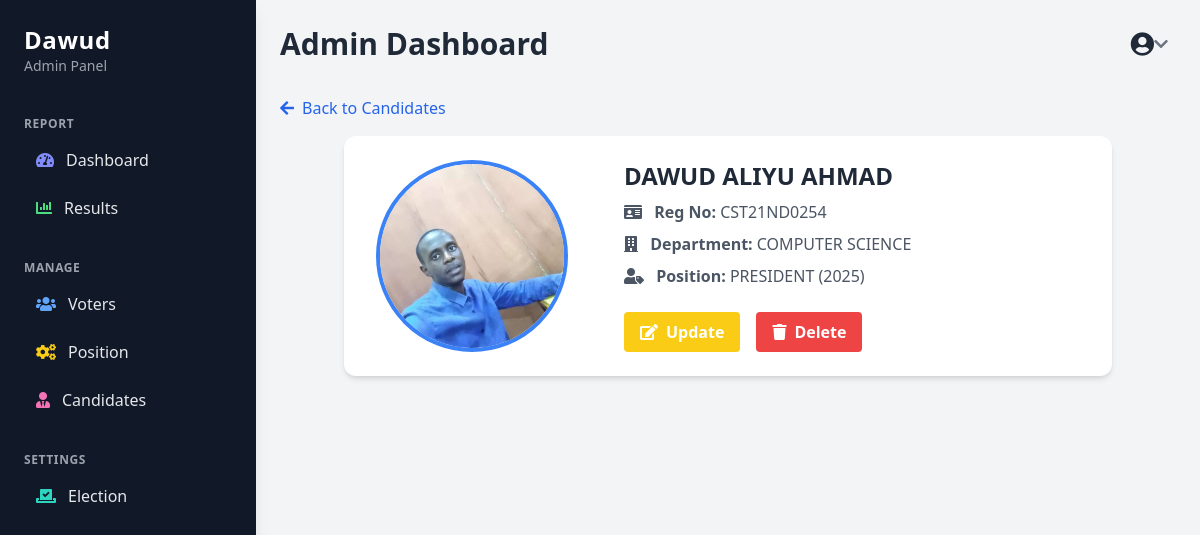
The app's page /candidate-view/1/ (signed in) with its own data.
### maaun/models.py (models this page shows, shortened)
class Candidate(models.Model):
    first_name = models.CharField(max_length=255)
    last_name = models.CharField(max_length=255)
    department = models.CharField(max_length=255)
    reg_no = models.CharField(max_length=15, unique=True)
    position = models.ForeignKey('Position', on_delete=models.CASCADE, related_name="candidates")
    avater = models.ImageField(null= True, default="avater.png")
    created = models.DateTimeField(auto_now_add=True)

class Position(models.Model):
    name = models.CharField(max_length=100)
    election = models.ForeignKey(Election, on_delete=models.CASCADE, related_name="positions")
    class Meta:
        unique_together = ('name', 'election')  # Prevents duplicate positions under the same election
    def __str__(self):
        return f"{self.name} ({self.election.year})"

class Election(models.Model):
    year = models.IntegerField(
        unique=True,
        validators=[
            MinValueValidator(1000),
            MaxValueValidator(9999)
        ]
    )
    created = models.DateTimeField(auto_now=True)

### maaun/views.py (the view)
# urls.py: path('candidate-view/<int:pk>/', views.candidate_view, name="candidate-view"),
@login_required(login_url='my-login')
def candidate_view(request, pk):
    candidate = Candidate.objects.get(pk=pk)
    return render(request, 'maaun/candidate-view.html', {'candidate': candidate})

### maaun/templates/maaun/candidate-view.html (shortened to what this page needs)
{% load static %}
<!DOCTYPE html>
<html lang="en">
<head>
    <script src="https://cdn.tailwindcss.com"></script>
    <link href="https://cdnjs.cloudflare.com/ajax/libs/font-awesome/6.0.0-beta3/css/all.min.css" rel="stylesheet">
</head>
<body class="bg-gray-100 h-screen flex">
    {% include 'maaun/board-sidebar.html' %}
    <div class="flex-1 ml-64 p-6 overflow-auto">
        {% include 'maaun/board-navbar.html' %}
        <div class="mb-4">
            <a href="{% url 'candidate' %}" class="inline-flex items-center text-blue-600 hover:underline">
                <i class="fas fa-arrow-left mr-2"></i> Back to Candidates
            </a>
        </div>
        <div class="max-w-3xl mx-auto bg-white rounded-xl shadow-md overflow-hidden">
            <div class="flex flex-col md:flex-row">
                <div class="md:w-1/3 flex items-center justify-center p-6">
                    {% if candidate.avater %}
                        <img src="{{ candidate.avater.url }}" alt="Candidate Avatar" class="w-48 h-48 object-cover rounded-full border-4 border-blue-500">
                    {% else %}
                        <div class="w-48 h-48 bg-gray-300 rounded-full flex items-center justify-center text-gray-600 text-lg">
                            No Photo
                        </div>
                    {% endif %}
                </div>
                <div class="md:w-2/3 p-6">
                    <h2 class="text-2xl font-bold text-gray-800 mb-2">{{ candidate.first_name|upper }} {{ candidate.last_name|upper }}</h2>
                    <p class="text-gray-600 mb-2"><i class="fas fa-id-card mr-2"></i> <strong>Reg No:</strong> {{ candidate.reg_no|upper }}</p>
                    <p class="text-gray-600 mb-2"><i class="fas fa-building mr-2"></i> <strong>Department:</strong> {{ candidate.department|upper }}</p>
                    <p class="text-gray-600 mb-2"><i class="fas fa-user-tag mr-2"></i> <strong>Position:</strong> {{ candidate.position|upper }}</p>
                    <div class="mt-6 flex space-x-4">
                        <a href="{% url 'update-candidate' candidate.id %}" class="inline-flex items-center px-4 py-2 bg-yellow-400 text-white font-semibold rounded hover:bg-yellow-500 transition">
                            <i class="fas fa-edit mr-2"></i> Update
                        </a>
                        <form method="POST" action="{% url 'delete_item' model_name='candidate' item_id=candidate.id %}"  onsubmit="return confirm('Are you sure you want to delete this candidate?');">
                            <button type="submit" class="inline-flex items-center px-4 py-2 bg-red-500 text-white font-semibold rounded hover:bg-red-600 transition">
                                <i class="fas fa-trash mr-2"></i> Delete
                            </button>
                        </form>
                    </div>
                </div>
            </div>
        </div>
</div>
</body>
</html>

### maaun/templates/maaun/board-sidebar.html (shortened to what this page needs)
<div class="w-64 bg-gray-900 text-gray-200 h-screen p-6 fixed left-0 top-0 overflow-y-auto shadow-lg">
    <div class="mb-10">
        <h2 class="text-2xl font-bold tracking-wide text-white">
            {{ request.user.username|title }}
        </h2>
        <p class="text-sm text-gray-400">Admin Panel</p>
    </div>
    <nav class="space-y-8">
        <div>
            <h4 class="text-gray-400 uppercase text-xs font-semibold mb-2 tracking-wider">Report</h4>
            <ul class="space-y-2">
                <li>
                    <a href="{% url 'dashboard' %}" class="flex items-center hover:bg-gray-700 px-3 py-2 rounded transition">
                        <i class="fas fa-tachometer-alt mr-3 text-indigo-400"></i> Dashboard
                    </a>
                </li>
                <li>
                    <a href="{% url 'final-result' %}" class="flex items-center hover:bg-gray-700 px-3 py-2 rounded transition">
                        <i class="fas fa-chart-bar mr-3 text-green-400"></i> Results
                    </a>
                </li>
            </ul>
        </div>
        <div>
            <h4 class="text-gray-400 uppercase text-xs font-semibold mb-2 tracking-wider">Manage</h4>
            <ul class="space-y-2">
                <li>
                    <a href="{% url 'voter' %}" class="flex items-center hover:bg-gray-700 px-3 py-2 rounded transition">
                        <i class="fas fa-users mr-3 text-blue-400"></i> Voters
                    </a>
                </li>
                <li>
                    <a href="{% url 'position' %}" class="flex items-center hover:bg-gray-700 px-3 py-2 rounded transition">
                        <i class="fas fa-cogs mr-3 text-yellow-400"></i> Position
                    </a>
                </li>
                <li>
                    <a href="{% url 'candidate' %}" class="flex items-center hover:bg-gray-700 px-3 py-2 rounded transition">
                        <i class="fas fa-user-tie mr-3 text-pink-400"></i> Candidates
                    </a>
                </li>
            </ul>
        </div>
        <div>
            <h4 class="text-gray-400 uppercase text-xs font-semibold mb-2 tracking-wider">Settings</h4>
            <ul class="space-y-2">
                <li>
                    <a href="{% url 'election' %}" class="flex items-center hover:bg-gray-700 px-3 py-2 rounded transition">
                        <i class="fas fa-vote-yea mr-3 text-teal-400"></i> Election
                    </a>
                </li>
            </ul>
        </div>
    </nav>
</div>

### records on screen
Candidate: avater (picture), first_name "DAWUD ALIYU", last_name "AHMAD", reg_no "CST21ND0254", department "COMPUTER SCIENCE", position "PRESIDENT (2025)"

### other values on screen
{{ request.user.username|title }} "Dawud"
